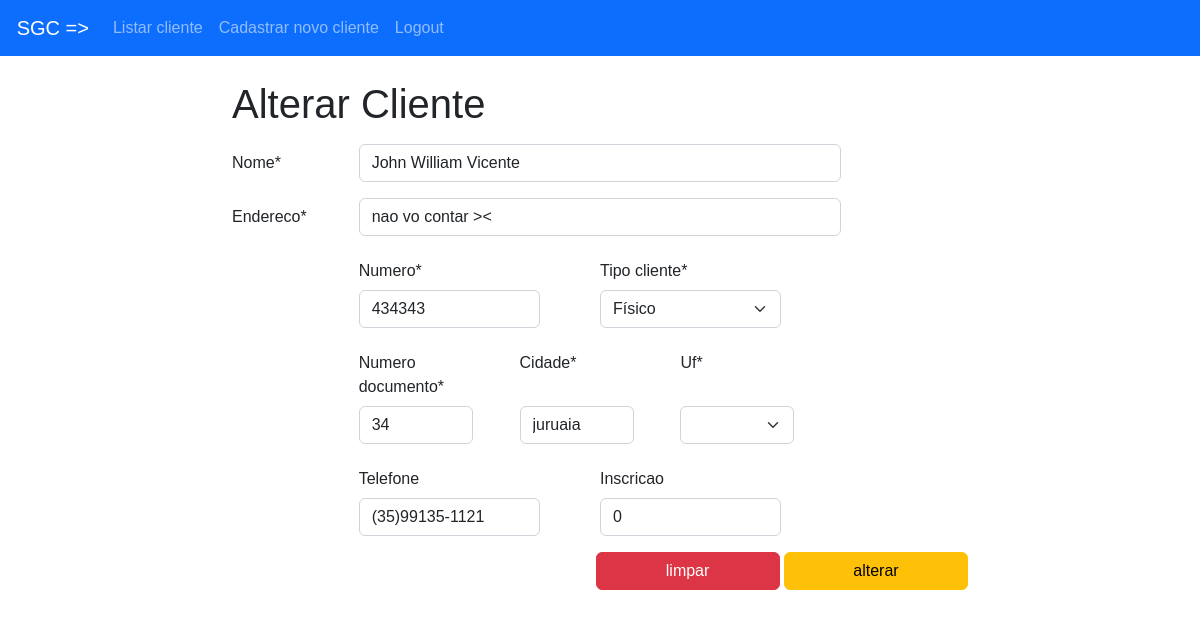
Page /alterar.php?id=12 (signed in) on the committed database.
### tables this page shows
CREATE TABLE `clientes` (
  `cd_cliente` int NOT NULL AUTO_INCREMENT,
  `nm_nome` varchar(50) NOT NULL,
  `ds_endereco` varchar(100) NOT NULL,
  `nr_numero` varchar(14) NOT NULL,
  `tp_cliente` varchar(1) NOT NULL,
  `nr_documento` varchar(14) NOT NULL,
  `ds_cidade` varchar(50) NOT NULL,
  `cd_uf` varchar(3) NOT NULL,
  `dt_cadastro` datetime NOT NULL DEFAULT CURRENT_TIMESTAMP,
  `nr_telefone` varchar(15) DEFAULT NULL,
  `nr_inscricao` int DEFAULT NULL,
  PRIMARY KEY (`cd_cliente`),
  UNIQUE KEY `constraint_name` (`nr_documento`)
);

### app/conection/Conection.php (called while the page is built, shortened)
<?php
    class Conection{
        public static $CONECTION;
        public static function getConection(){
            if(!isset(self::$CONECTION)){
                self::$CONECTION = new PDO('mysql:host=localhost:3306;dbname=web', 'root', 'teste', array(PDO::MYSQL_ATTR_INIT_COMMAND => "SET NAMES utf8"));
                self::$CONECTION->setAttribute(PDO::ATTR_ERRMODE, PDO::ERRMODE_EXCEPTION);
                self::$CONECTION->setAttribute(PDO::ATTR_ORACLE_NULLS, PDO::NULL_EMPTY_STRING);
            }
            return self::$CONECTION;
        }
    }
?>

### app/dao/ClienteDao.php (called while the page is built, shortened)
<?php
include_once('../conection/Conection.php');
class ClienteDao{
    public function findByID($id){
        try{
            $sql = "SELECT cd_cliente, nm_nome, ds_endereco, nr_numero, tp_cliente, nr_documento, ds_cidade, cd_uf, nr_telefone, nr_inscricao  FROM clientes WHERE cd_cliente = :id limit 1";
            $prepared_sql = Conection::getConection()->prepare($sql);
            $prepared_sql->bindValue(":id", $id);
            $prepared_sql->execute();
            $clienteString = $prepared_sql->fetchAll(PDO::FETCH_ASSOC);
            $array =  $clienteString[0];
            $cliente = new Cliente();
            $cliente->setCodigo($array["cd_cliente"]);
            $cliente->setNome($array["nm_nome"]);
            $cliente->setEndereco($array["ds_endereco"]);
            $cliente->setNumero($array['nr_numero']);
            $cliente->setTipo($array['tp_cliente']);
            $cliente->setNumeroDocumento($array['nr_documento']);
            $cliente->setCidade($array['ds_cidade']);
            $cliente->setTelefone($array['nr_telefone']."");
            $cliente->setIncricao($array['nr_inscricao'] == "" ? 0:$array['nr_inscricao']);
            $cliente->setUf($array['cd_uf']);
            return $cliente;
        }catch(Exception $e){
            throw new Exception($e);
        }
    }
}
?>

### app/model/Cliente.php (called while the page is built, shortened)
<?php
class Cliente{
    private $nome;
    private $endereco;
    private $numero;
    private $tipo;
    private $numeroDocumento;
    private $cidade;
    private $telefone;
    private $incricao;
	function getNome() {
		return $this->nome;
	}
	function setNome($nome): self {
		$this->nome = $nome;
		return $this;
	}
	function getCidade() {
		return $this->cidade;
	}
	function setCidade($cidade): self {
		$this->cidade = $cidade;
		return $this;
	}
	function getTelefone() {
		return $this->telefone;
	}
	function setTelefone($telefone): self {
		$this->telefone = $telefone;
		return $this;
	}
	function getTipo() {
		return $this->tipo;
	}
	function setTipo($tipo): self {
		$this->tipo = $tipo;
		return $this;
	}
	function setUf($uf): self {
		return $this;
	}
	function getIncricao() {
		return $this->incricao;
	}
	function setIncricao($incricao): self {
		$this->incricao = $incricao;
		return $this;
	}
	function setCodigo($codigo): self {
		return $this;
	}
	function getEndereco() {
		return $this->endereco;
	}
	function setEndereco($endereco): self {
		$this->endereco = $endereco;
		return $this;
	}
	function getNumero() {
		return $this->numero;
	}
	function setNumero($numero): self {
		$this->numero = $numero;
		return $this;
	}
	function getNumeroDocumento() {
		return $this->numeroDocumento;
	}
	function setNumeroDocumento($numeroDocumento): self {
		$this->numeroDocumento = $numeroDocumento;
		return $this;
	}
}
?>

### alterar.php (the view, shortened to what this page needs)
<?php
include("header.php");
?>
<body>
<?php
        include_once("app/model/Cliente.php");
        include_once("app/dao/ClienteDao.php");
        include_once("app/conection/Conection.php");
        $clienteDao = new ClienteDao();
        $clienteAlt = $clienteDao->findByID($_GET['id']);
    ?>
    <br/>
    <div class="container">
        <div class="row">
            <div class="col-md-2"></div>
            <div class="col-md-8">
                <h1>Alterar Cliente</h1>
                <form action="./app/controller/ClienteController.php?method=update" onsubmit="return validarForm();" method="post">
                    <div class="mb-3 row">
                        <label for="nome" class="col-sm-2 col-form-label">Nome*</label>
                        <div class="col-sm-8">
                            <input name="nome" placeholder="joãozinho, luizinho, claudinho..." type="text" class="form-control" id="nome"
                                value="<?php echo $clienteAlt->getNome(); ?>" required>
                        </div>
                    </div>
                    <div class="mb-3 row">
                        <label for="endereco" class="col-sm-2 col-form-label">Endereco*</label>
                        <div class="col-sm-8">
                            <input name="endereco" placeholder="Avenida Lins de Vasconcelos, 234." type="text" class="form-control" id="endereco"
                                value="<?php echo $clienteAlt->getEndereco(); ?>" required>
                        </div>
                    </div>
                    <div class="mb-3 row">
                        <div class="col-sm-2"></div>
                        <div class="col-sm-8 row">
                            <div class="col-6 ">
                                <label for="numero" class="col-sm-4 col-form-label">Numero*</label>
                                <div class="col-sm-10">
                                    <input name="numero" placeholder="456" type="text" class="form-control" id="numero"
                                        value="<?php echo $clienteAlt->getNumero(); ?>" required>
                                </div>
                            </div>
                            <div class="col-6 ">
                                <label for="tipo" class="col-sm-6 col-form-label">Tipo cliente*</label>
                                <div class="col-sm-10">
                                    <select id="tipo" name="tipo" class="form-select"
                                        aria-label="Default select example" required>
                                        <option value="2" <?php  echo $clienteAlt->getTipo()=="2"?"selected":"";?>>Físico</option>
                                    </select>
                                </div>
                            </div>
                        </div>
                    </div>
                    <div class="mb-3 row">
                        <div class="col-sm-2"></div>
                        <div class="col-sm-8 row">
                            <div class="col-4 ">
                                <label for="numerodoc" class="col-sm-4 col-form-label">Numero documento*</label>
                                <div class="col-sm-10">
                                    <input name="numerodoc" placeholder="4546575" type="text" class="form-control" id="numerodoc"
                                        value="<?php echo $clienteAlt->getNumeroDocumento(); ?>" required>
                                </div>
                            </div>
                            <div class="col-4 ">
                                <label for="cidade" class="col-sm-4 col-form-label">Cidade*</label>
                                <br />
                                <br />
                                <div class="col-sm-10">
                                    <input name="cidade" placeholder="São Paulo, Paris, Nova Iorque, Rio de Janeiro, entre outras." type="text" class="form-control" id="cidade"
                                        value="<?php echo $clienteAlt->getCidade(); ?>" required>
                                </div>
                            </div>
                            <div class="col-4 ">
                                <label for="uf" class="col-sm-4 col-form-label">Uf*</label>
                                <br />
                                <br />
                                <div class="col-sm-10">
                                    <select class="form-select" name="uf" class="form-control uf" id="uf"
                                        required>
                                    </select>
                                </div>
                            </div>
                        </div>
                    </div>
                    <div class="mb-3 row">
                        <div class="col-sm-2"></div>
                        <div class="col-sm-8 row">
                            <div class="col-6 ">
                                <label for="telefone" class="col-sm-4 col-form-label">Telefone</label>
                                <div class="col-sm-10">
                                    <input name="telefone"  placeholder="(54)89564-8975" type="text" class="form-control" id="telefone"
                                        value="<?php echo $clienteAlt->getTelefone(); ?>" maxlength="14" data-js="phone">
                                </div>
                            </div>
                            <div class="col-6 ">
                                <label for="inscricao" class="col-sm-4 col-form-label">Inscricao</label>
                                <div class="col-sm-10">
                                    <input name="inscricao" type="text" class="form-control" id="inscricao"
                                        value="<?php echo $clienteAlt->getIncricao(); ?>">
                                </div>
                            </div>
                        </div>
                    </div>
                    <div class="row">
                        <div id="btn-form" class="al-right ">
                            <button type="reset" class="btn btn-danger ">limpar</button>
                            <button id="cad" type="submit" class="btn btn-warning">alterar</button>
                        </div>
                    </div>
                </form>
            </div>
        </div>
    </div>
</body>
</html>

### assets/css/estilo.css (style rules this page uses)
body { font-family: 'Lucida Sans', 'Lucida Sans Regular', 'Lucida Grande', 'Lucida Sans Unicode', Geneva, Verdana, sans-serif !important; }
.al-right { text-align: right; }
#btn-form button { width: 25%; }

### rows in the picture
clientes: nome "John William Vicente", endereco "nao vo contar ><", numero "434343", tipo "Físico", numerodoc "34", cidade "juruaia", telefone "(35)99135-1121", inscricao "0"
